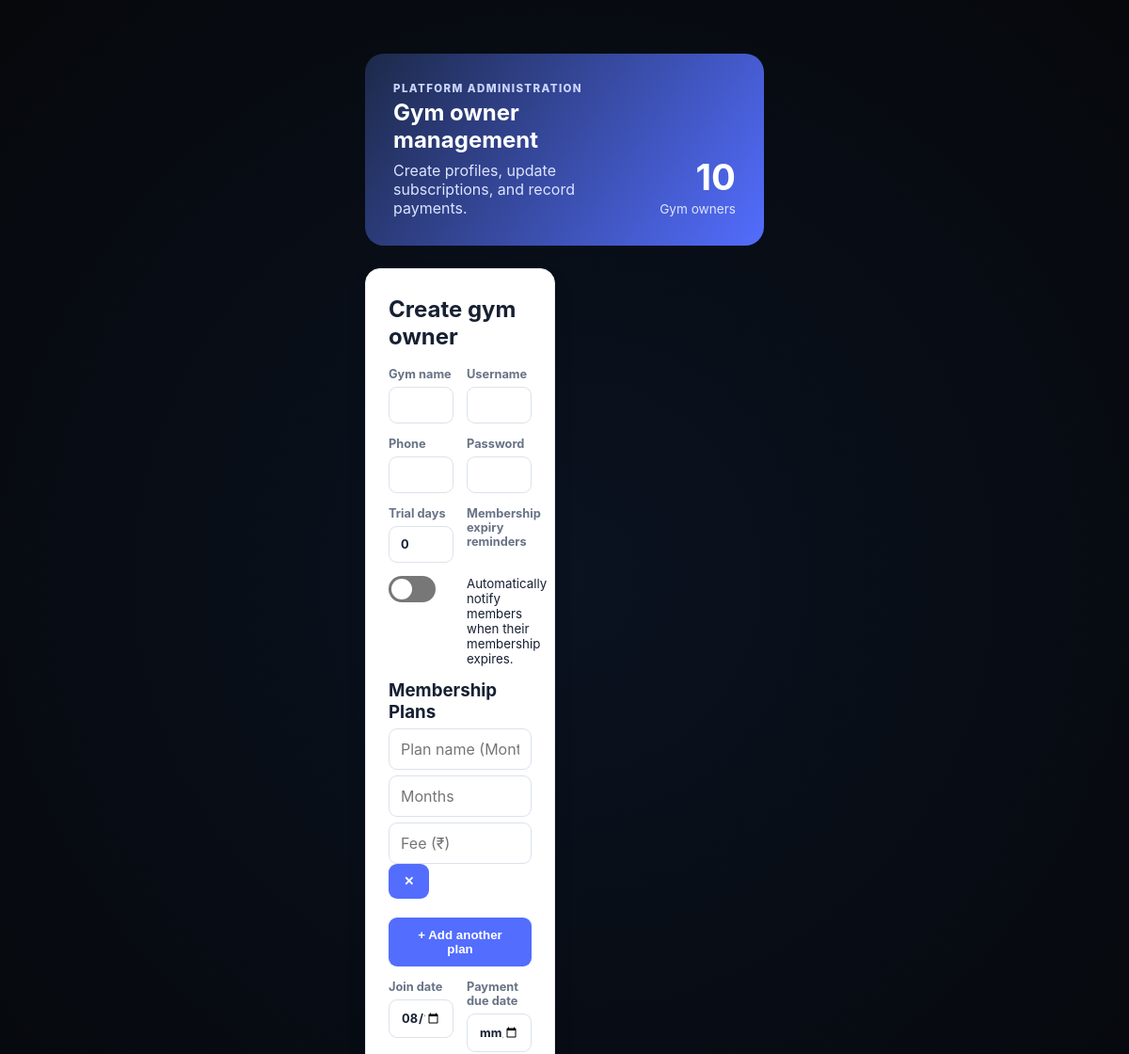
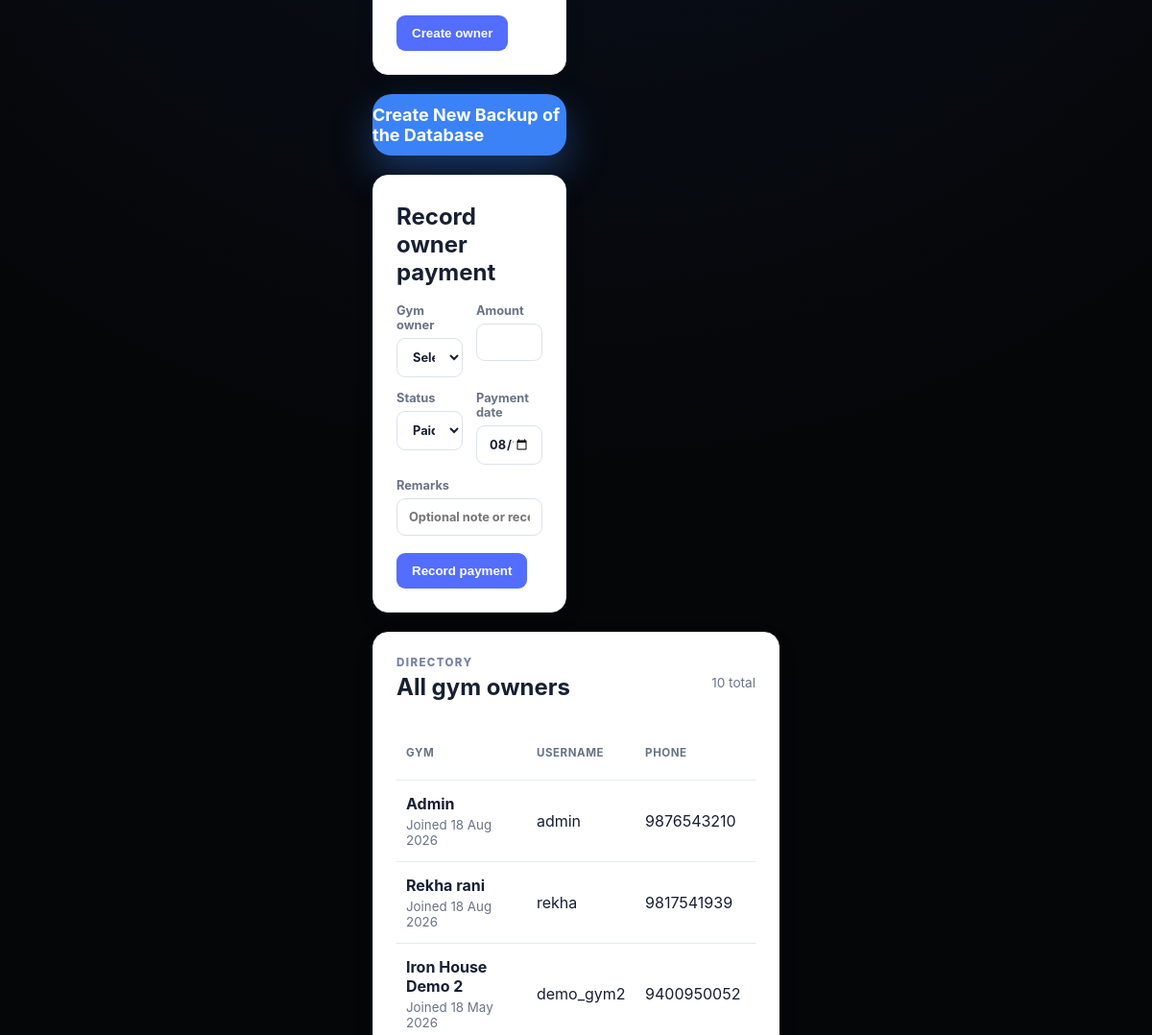
The page /admin (signed in, upper part) on the database as committed earlier (2 pictures, top to bottom).
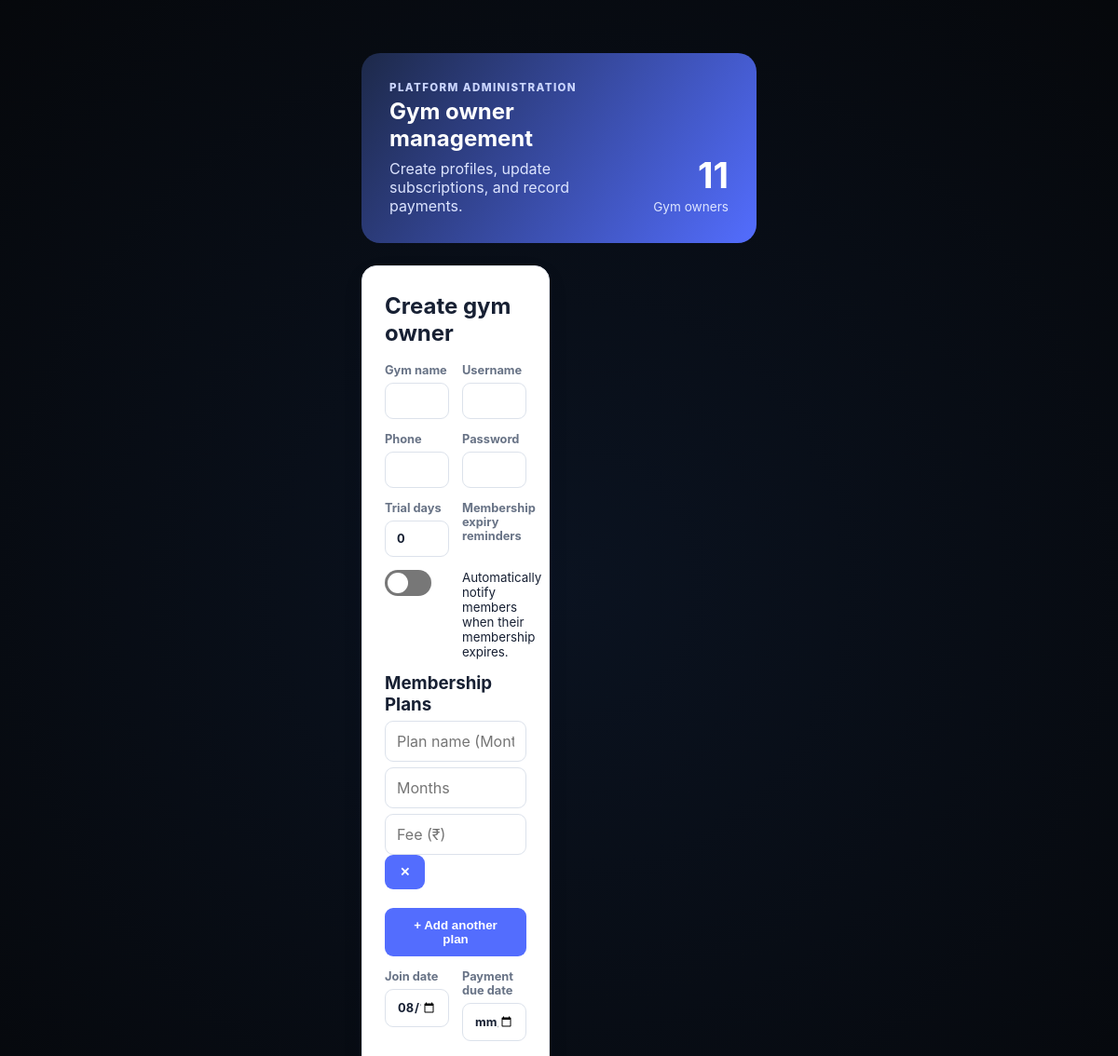
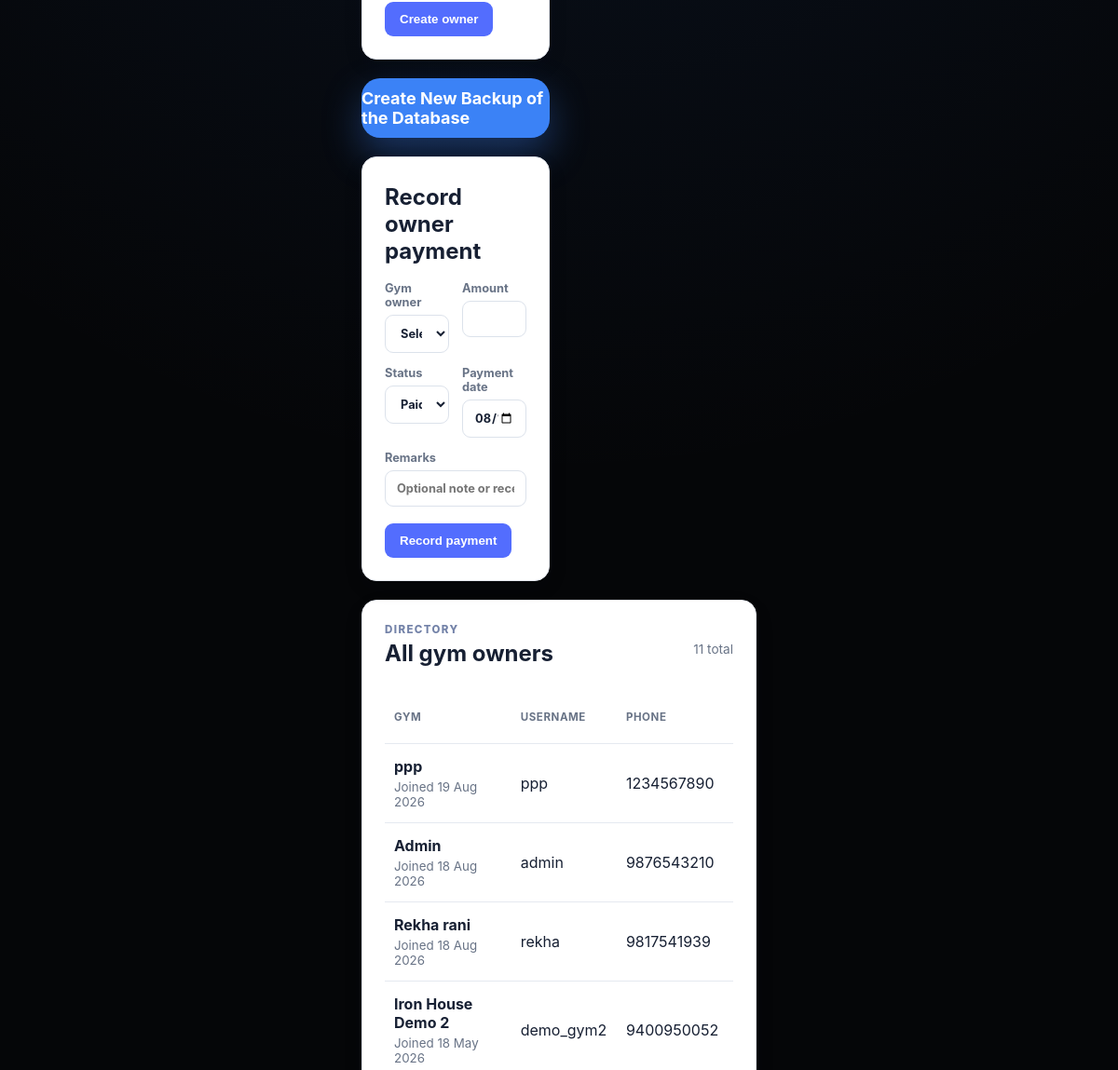
The same page on the database as committed later (2 pictures, top to bottom).
### models.py (models this page shows)
class GymOwner(UserMixin, db.Model):
    __tablename__ = "gym_owner"
    id = db.Column(db.Integer, primary_key=True)
    username = db.Column(db.String(50), unique=True, nullable=False)
    password_hash = db.Column(db.String(255), nullable=False)
    name = db.Column(db.String(100), nullable=False)
    phone = db.Column(db.String(15), nullable=False)
    join_date = db.Column(db.Date, default=date.today)
    payment_due_date = db.Column(db.Date)
    trial_days = db.Column(db.Integer, nullable=False, default=0)
    send_reminder = db.Column(db.Boolean, nullable=False, default=False)
    owner_payments = db.relationship(
        "OwnerPayment",
        backref="owner",
        lazy=True,
        cascade="all, delete-orphan"
    )
    members = db.relationship(
        "Member",
        backref="owner",
        lazy=True,
        cascade="all, delete-orphan"
    )
    plans = db.relationship(
        "MembershipPlan",
        backref="owner",
        lazy=True,
        cascade="all, delete-orphan"
    )

### routes/admin.py (the view)
@admin_bp.route("/admin", methods=["GET", "POST"])
@login_required
def admin():
    require_admin()
    return render_template("admin.html", active_page="admin", owners=GymOwner.query.order_by(GymOwner.join_date.desc()).all(), owner_payments=OwnerPayment.query.order_by(OwnerPayment.payment_date.desc()).all(), today=date.today())

### routes/admin.py (called while the page is built)
def require_admin():
    if current_user.username != config.admin["username"]:
        abort(403)

### templates/admin.html (shortened to what this page needs)
{% extends "components/base.html" %}
{% block head %}
<link rel="stylesheet" href="{{ url_for('static', filename='css/admin.css') }}">{% endblock %}
{% block body %}
<main class="admin-page">
  <section class="admin-hero">
    <div>
      <p class="eyebrow">Platform administration</p>
      <h1>Gym owner management</h1>
      <p>Create profiles, update subscriptions, and record payments.</p>
    </div>
    <div class="admin-stat"><strong>{{ owners|length }}</strong><span>Gym owners</span></div>
  </section>
  <section class="admin-grid">
    <form class="panel form-panel" action="{{ url_for('admin.create_owner') }}" method="post">
      <h2>Create gym owner</h2>
      <div class="form-grid">
        <label>Gym name<input name="name" required maxlength="100"></label>
        <label>Username<input name="username" required maxlength="50" autocomplete="username"></label>
        <label>Phone<input name="phone" required maxlength="15" inputmode="tel"></label>
        <label>Password<input name="password" required minlength="8" type="password"
            autocomplete="new-password"></label>
        <label>Trial days<input name="trial_days" type="number" min="0" value="0" required
            inputmode="numeric"></label>
        <label for="send_reminder">Membership expiry reminders</label>
        <label class="switch">
            <span class="slider"></span>
        </label>
        <small>Automatically notify members when their membership expires.</small>
        <div class="wide">
          <h3>Membership Plans</h3>
          <div id="plans-container">
            <div class="plan-row">
              <input type="text" name="plan_name[]" placeholder="Plan name (Monthly)" required>
              <input type="number" name="plan_duration[]" placeholder="Months" min="1" required>
              <input type="number" name="plan_fee[]" placeholder="Fee (₹)" min="1" required>
              <button type="button" onclick="removePlan(this)">✕</button>
            </div>
            <br>
          </div>
          <button type="button" id="add-plan-btn">
            + Add another plan
          </button>
        </div>
        <label>Join date<input name="join_date" type="date" value="{{ today.isoformat() }}"
            required></label><label>Payment due date<input name="payment_due_date" type="date"></label>
      </div><button type="submit">Create owner</button>
    </form>
    <br>
    <a href="{{url_for('admin.create_backup')}}" class="primary-btn">Create New Backup of the Database</a>
    <br>
    <form class="panel form-panel" action="{{ url_for('admin.create_owner_payment') }}" method="post">
      <h2>Record owner payment</h2>
      <div class="form-grid"><label>Gym owner<select name="owner_id" required>
            <option value="" disabled selected>Select an owner</option>
          </select></label><label>Amount<input name="amount" type="number" min="1" required
            inputmode="numeric"></label><label>Status<select name="status">
            <option>Paid</option>
          </select></label><label>Payment date<input name="payment_date" type="date" value="{{ today.isoformat() }}"
            required></label><label class="wide">Remarks<input name="remarks" maxlength="500"
            placeholder="Optional note or receipt number"></label></div><button type="submit">Record payment</button>
    </form>
  </section>
  <section class="panel table-panel">
    <div class="panel-title">
      <div>
        <p class="eyebrow">Directory</p>
        <h2>All gym owners</h2>
      </div><span>{{ owners|length }} total</span>
    </div>
    <div class="table-scroll">
      <table>
        <thead>
          <tr>
            <th>Gym</th>
            <th>Username</th>
            <th>Phone</th>
            <th>Trial</th>
          </tr>
        </thead>
        <tbody>{% for owner in owners %}<tr>
            <td><strong>{{ owner.name }}</strong><small>Joined {{ owner.join_date.strftime('%d %b %Y') }}</small></td>
            <td>{{ owner.username }}</td>
            <td>{{ owner.phone }}</td>
            <td><span class="pill">{{ owner.trial_days }} day{% if owner.trial_days != 1 %}s{% endif %}</span></td>
          </tr>{% else %}<tr>
            <td colspan="6" class="empty">No gym-owner profiles yet.</td>
          </tr>{% endfor %}</tbody>
      </table>
    </div>
  </section>
</main>
{% endblock %}

### templates/components/base.html (shortened to what this page needs)
<!doctype html>
<html lang="en">
<head>
  <link rel="stylesheet" href="{{ url_for('static', filename='css/navbar.css') }}">
  <link rel="stylesheet" href="{{ url_for('static', filename='css/base.css') }}">
  {% block head %}{% endblock %}
</head>
<body>
  <div class="app">
    {% block body %}{% endblock %}
  </div>
</body>
</html>

### static/css/base.css (style rules this page uses)
* { margin: 0; padding: 0; box-sizing: border-box; -webkit-tap-highlight-color: transparent; }
:root { --bg: #050608; --white: #f5f7fa; --muted: #737b87; --blue: #3b82f6; --green: #22c55e; --border: #20242b; --card: #0c0f12; --card2: #050505; --card3: #000000; --activity: #11151a; --navbg: rgba(5, 6, 8, 0.94); --iconbg: #15191e; --line: #1c2127; --cardborder: #242931; }
html { background: var(--bg); }
body { background: radial-gradient(circle at 50% 18%, rgba(59, 130, 246, 0.1), transparent 35%), var(--bg); color: var(--white); transition: background 0.35s, color 0.35s; font-family: -apple-system, BlinkMacSystemFont, "Segoe UI", Roboto, Arial, sans-serif; min-height: 100vh; overflow-x: hidden; }
.app { width: 100%; max-width: 500px; margin: auto; padding: 25px 18px 110px; }

### static/css/admin.css (style rules this page uses)
:root { --admin-ink: #172033; --admin-muted: #687386; --admin-line: #e5e9f0; --admin-brand: #536dfe; }
.admin-page { max-width: 1240px; margin: 0 auto; padding: 32px 20px 64px; color: var(--admin-ink) }
.admin-hero { display: flex; justify-content: space-between; gap: 24px; align-items: end; padding: 30px; border-radius: 20px; color: #fff; background: linear-gradient(125deg, #1d2949, #536dfe); margin-bottom: 24px }
.admin-hero h1, .panel h2 { margin: 4px 0 8px }
.admin-hero p { margin: 0; color: #dce4ff }
.eyebrow { margin: 0; color: #7382a8; font-size: .72rem; font-weight: 800; letter-spacing: .12em; text-transform: uppercase }
.admin-hero .eyebrow { color: #cbd6ff }
.admin-stat { text-align: right; white-space: nowrap }
.admin-stat strong { display: block; font-size: 2.4rem }
.admin-stat span { color: #dce4ff; font-size: .85rem }
.admin-grid { display: grid; grid-template-columns: repeat(2, minmax(0, 1fr)); gap: 20px; margin-bottom: 20px }
.panel { background: #fff; border: 1px solid var(--admin-line); border-radius: 16px; padding: 24px; box-shadow: 0 8px 26px rgb(28 38 65 / .05) }
.form-grid { display: grid; grid-template-columns: repeat(2, minmax(0, 1fr)); gap: 14px; margin: 18px 0 }
.form-grid label { color: var(--admin-muted); font-size: .8rem; font-weight: 700 }
.form-grid input, .form-grid select { box-sizing: border-box; width: 100%; margin-top: 6px; padding: 11px 12px; border: 1px solid #dce2eb; border-radius: 9px; background: #fff; color: var(--admin-ink); font: inherit }
.form-grid .wide { grid-column: 1/-1 }
button { border: 0; border-radius: 9px; padding: 11px 16px; cursor: pointer; color: #fff; background: var(--admin-brand); font-weight: 800 }
.table-panel { margin-top: 20px }
.panel-title { display: flex; justify-content: space-between; align-items: center; margin-bottom: 18px }
.panel-title>span { color: var(--admin-muted); font-size: .85rem }
.table-scroll { overflow-x: auto }
table { width: 100%; min-width: 720px; border-collapse: collapse }
th { color: var(--admin-muted); font-size: .72rem; letter-spacing: .05em; text-transform: uppercase; text-align: left }
td, th { border-bottom: 1px solid var(--admin-line); padding: 14px 10px }
td small { display: block; color: var(--admin-muted); margin-top: 4px }
.primary-btn { display:flex; justify-content:center; align-items:center; width:100%; height:64px; font-size:18px; font-weight:700; border-radius:20px; background:var(--blue); color:white; text-decoration:none; box-shadow: 0 18px 40px rgba(59,130,246,.35); transition:.18s; }
.switch { position: relative; display: inline-block; width: 50px; height: 28px; }
.slider { position: absolute; cursor: pointer; inset: 0; background-color: #777; border-radius: 28px; transition: 0.3s; }
.slider::before { content: ""; position: absolute; height: 22px; width: 22px; left: 3px; bottom: 3px; background-color: white; border-radius: 50%; transition: 0.3s; }

Rows that differ between the two databases and show on the page:
added GymOwner: name "ppp", join_date "19 Aug 2026", username "ppp", phone "1234567890"
Other text that changed with them:
{{ owners|length }}: "10" → "11"
